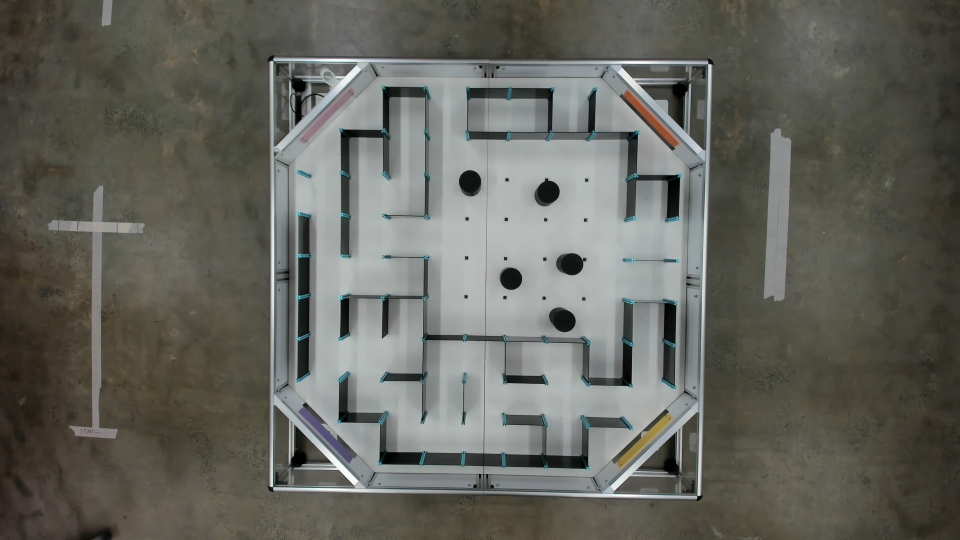
#> input picture data/pic009.jpg, 1920 x 1080 px, found by its file name (shown at 1/2 size)
$ python find_corners.py pic009.jpg '#' or name one
#> lines starting #> are read from the running program, lines starting #| are printed output that depends on the picture; after the words box and inside, x2 and y2 are one past the last pixel; in counts of white or black regions, pixels touching at a corner belong together
### Week12_Code/week_12/obstacle_solver.py
#!/usr/bin/env python3
"""
obstacle_solver.py  -  MTRN3100 Micromouse  Task 4.2  Continuous Planning
==========================================================================
The 5x5 obstacle section is an OPEN space (no internal maze walls) containing
~5-6 cylindrical obstacles of 100 mm diameter placed at RANDOM positions
(Ed #204, #270).  A Cartesian cell-to-cell path therefore cannot be used.

This solver:
  1. Warps the maze photo (same 4-corner + cyan-post pipeline as maze_solver.py)
  2. Crops the 5x5 section
  3. Builds a metric OCCUPANCY MAP of the section from dark pixels
     (cylinders AND any leftover wall stubs are treated identically)
  4. Inflates obstacles into CONFIGURATION SPACE using the robot footprint
  5. Plans a continuous route with fine-resolution 8-connected A*
  6. Simplifies the route to a few metric WAYPOINTS via line-of-sight
  7. Emits an Arduino waypoint table in global maze millimetres
  8. Renders the 5x5 occupancy map with the trajectory (this is the image
     you show the demonstrator for the 1 map mark)

ON ASSESSMENT DAY you only ever change the CONFIGURATION block below.
No CV tuning is permitted during marking (Ed #270).

Outputs:  warped_obs.png | occupancy_map.png | obstacle_overlay.png
          + Arduino waypoint table printed to stdout
"""

import cv2
import numpy as np
import math
import heapq
from matplotlib import pyplot as plt

# ============================================================
# CONFIGURATION  --  THE ONLY BLOCK YOU EDIT ON THE DAY
# ============================================================
IMAGE_FILE     = "pic014.jpg"
# Four corners of the maze frame: TL, TR, BR, BL.
#   Set to None to click them yourself when the script runs.
#   Or run  python3 find_corners.py  and paste the line it prints.
MANUAL_CORNERS = None
# --- How the section and its openings are decided.
#     AUTO_DETECT = True  -> the script works them out from the photo. This is
#                            the normal way to run it: drop in any 4.2 image,
#                            click the corners, done.
#     AUTO_DETECT = False -> the MANUAL_* values below are used instead.
AUTO_DETECT = True

# The section has exactly two openings (spec: "only ever one entrance and
# exit"). Auto-detect finds both but cannot know which way you drive through
# them, so pick: 0 or 1, in the order they are printed. If the robot comes out
# the wrong side, change this to the other value and re-run. Nothing else.
ENTRY_OPENING = 1

# Used only when AUTO_DETECT = False. An opening is (local (row, col), EDGE),
# where EDGE is the side of the 5x5 that the gap sits on.
MANUAL_SECTION_TOP_ROW  = 0
MANUAL_SECTION_LEFT_COL = 2
MANUAL_ENTRY = ((1, 4), 'E')   # pic012: gap in the EAST edge at local row 1
MANUAL_EXIT  = ((3, 0), 'W')   # pic012: gap in the WEST edge at local row 3

SECTION_SIZE = 5

# ---- Filled in at run time by resolve_config(); do not edit. --------------
SECTION_TOP_ROW  = MANUAL_SECTION_TOP_ROW
SECTION_LEFT_COL = MANUAL_SECTION_LEFT_COL
ENTRY_LOCAL, ENTRY_EDGE = MANUAL_ENTRY
EXIT_LOCAL,  EXIT_EDGE  = MANUAL_EXIT
ENTRY_DIR = 'W'   # heading the robot has as it ENTERS
EXIT_DIR  = 'W'   # heading the robot must face to LEAVE

# --- Robot footprint.  MEASURE THESE.  Under-stating them will crash the robot.
ROBOT_WIDTH_MM  = 95.0     # measured: widest point across (wheels at the back)
ROBOT_LENGTH_MM = 76.0     # measured: nose to tail
SAFETY_MARGIN_MM = 12.0    # extra padding on top of the footprint

# --- Course geometry
CELL_MM             = 180.0
CYLINDER_DIAMETER_MM = 100.0

# How big to treat each cylinder.
#   'measured' -- use the detected blob, which comes out a little larger than
#                 the real base because the camera sees some of the cylinder's
#                 side wall. Conservative, and the right default.
#   'nominal'  -- use the true 100 mm base. Switch to this only if 'measured'
#                 reports the robot does not fit AND you have checked
#                 obstacle_overlay.png and can see the circles are drawn
#                 noticeably bigger than the real cylinders.
CYLINDER_RADIUS_MODE = 'measured'

# --- Planner
PLANNER_RES_MM  = 5.0      # occupancy/planning grid resolution
CLEARANCE_BONUS = 0.55     # 0 = shortest path, higher = hugs the middle of gaps
SIMPLIFY_COMFORT_MM = 95.0 # straightened legs aim for at least this clearance

# --- Vision
DARK_THRESH     = 100      # pixels darker than this are obstacle candidates
PERIM_WALL_MM   = 12.0     # thickness of the section's own boundary walls
POST_ALLOW_MM   = 12.0     # post intrusion at each side of an opening

# ============================================================
# DERIVED FOOTPRINT RADII
# ============================================================
# Travelling in a straight line the robot sweeps its half-WIDTH.
# Rotating on the spot it sweeps its half-DIAGONAL.  Waypoints are where the
# robot turns, so they need the larger clearance; legs only need the smaller.
ROBOT_HALF_WIDTH_MM = 0.5 * ROBOT_WIDTH_MM
ROBOT_HALF_DIAG_MM  = 0.5 * math.hypot(ROBOT_WIDTH_MM, ROBOT_LENGTH_MM)

R_TRAVEL_MM = ROBOT_HALF_WIDTH_MM + SAFETY_MARGIN_MM   # hard limit along a leg
R_TURN_MM   = ROBOT_HALF_DIAG_MM  + SAFETY_MARGIN_MM   # required at a waypoint

MAZE_SIZE   = 9
OCTAGON_CUT = 2
OUTPUT_SIZE = 900
SECTION_MM  = SECTION_SIZE * CELL_MM

DIR_VEC  = {'N': (0.0, -1.0), 'E': (1.0, 0.0), 'S': (0.0, 1.0), 'W': (-1.0, 0.0)}
DIR_RAD  = {'N': 0.0, 'E': math.pi / 2.0, 'S': math.pi, 'W': -math.pi / 2.0}
DIR_NAME = {'N': 'NORTH', 'E': 'EAST', 'S': 'SOUTH', 'W': 'WEST'}


class SolverError(Exception):
    """Raised when the map or the plan cannot be trusted.  Never return a
    dangerous path silently -- there is no practice time on the day."""


# ============================================================
# 1.  PERSPECTIVE WARP   (unchanged from maze_solver.py)
# ============================================================
def _order_pts(pts):
    pts  = np.array(pts, dtype="float32")
    s    = pts.sum(axis=1)
    diff = np.diff(pts, axis=1).flatten()
    return np.array([pts[np.argmin(s)], pts[np.argmin(diff)],
                     pts[np.argmax(s)], pts[np.argmax(diff)]], dtype="float32")


def warp_image(image_bgr, corners=None):
    if corners is None:
        rgb = cv2.cvtColor(image_bgr, cv2.COLOR_BGR2RGB)
        fig, ax = plt.subplots(figsize=(11, 11))
        ax.imshow(rgb)
        ax.set_title("Click the 4 corners of the OUTER METAL FRAME (any order),\n"
                     "then close this window", fontsize=12)
        pts = plt.ginput(4, timeout=0)
        plt.close(fig)
        if len(pts) != 4:
            raise SolverError(f"Expected 4 corner clicks, got {len(pts)}")
        corners = [(float(x), float(y)) for x, y in pts]
        print("*** Paste into MANUAL_CORNERS to skip clicking next time: ***")
        print(f"MANUAL_CORNERS = {corners}")
    src = _order_pts(corners)
    dst = np.array([[0, 0], [OUTPUT_SIZE - 1, 0],
                    [OUTPUT_SIZE - 1, OUTPUT_SIZE - 1], [0, OUTPUT_SIZE - 1]],
                   dtype="float32")
    return cv2.warpPerspective(image_bgr, cv2.getPerspectiveTransform(src, dst),
                               (OUTPUT_SIZE, OUTPUT_SIZE))


# ============================================================
# 2.  CYAN-POST LATTICE   (unchanged from maze_solver.py)
# ============================================================
def _cyan_post_centres(image_bgr):
    hsv  = cv2.cvtColor(image_bgr, cv2.COLOR_BGR2HSV)
    mask = cv2.inRange(hsv, np.array([75, 50, 35]), np.array([110, 255, 255]))
    count, _, stats, centroids = cv2.connectedComponentsWithStats(mask)
    pts = []
    for i in range(1, count):
        if (40 <= stats[i, cv2.CC_STAT_AREA] <= 600
                and stats[i, cv2.CC_STAT_WIDTH] <= 40
                and stats[i, cv2.CC_STAT_HEIGHT] <= 40):
            pts.append(centroids[i])
    return np.asarray(pts, dtype=float)


def _fit_regular_axis(values, size, count=MAZE_SIZE + 1):
    values = np.asarray(values, dtype=float)
    best = None
    for spacing in np.linspace(size * 0.075, size * 0.115, 145):
        max_origin = size - 25 - (count - 1) * spacing
        if max_origin <= 20:
            continue
        for origin in np.linspace(20, max_origin, 180):
            grid   = origin + spacing * np.arange(count)
            errors = np.min(np.abs(values[:, None] - grid[None, :]), axis=1)
            score  = np.exp(-0.5 * (errors / 5.0) ** 2).sum()
            if best is None or score > best[0]:
                best = (score, grid, errors)
    if best is None or np.count_nonzero(best[2] < 9.0) < 20:
        raise SolverError("Could not fit the 9x9 lattice from the cyan posts")
    return best[1]


# [430 lines left out: functions make_grid, is_blocked, crop_section, detect_cylinders_px, cylinder_cells, cylinders_to_local_mm and 12 more, not called in this run]


OPEN_RATIO = 0.25          # below this a boundary counts as an open passage


# [113 lines left out: functions detect_section, detect_openings, resolve_config, not called in this run]


# ============================================================
# 8.  COORDINATE HELPERS
# ============================================================
def local_cell_centre_mm(local_rc):
    r, c = local_rc
    return ((c + 0.5) * CELL_MM, (r + 0.5) * CELL_MM)


def local_mm_to_global_mm(x_mm, y_mm):
    return (SECTION_LEFT_COL * CELL_MM + x_mm,
            SECTION_TOP_ROW * CELL_MM + y_mm)


def mm_to_ij(x_mm, y_mm):
    return (int(round(y_mm / PLANNER_RES_MM - 0.5)),
            int(round(x_mm / PLANNER_RES_MM - 0.5)))


def ij_to_mm(ij):
    i, j = ij
    return ((j + 0.5) * PLANNER_RES_MM, (i + 0.5) * PLANNER_RES_MM)


# [362 lines left out: functions nudge_to_free, draw_occupancy_map, draw_overlay, write_task42_header, main, not called in this run]


# [8 lines that do not run on import are left out]

### Week12_Code/week_12/find_corners.py
#!/usr/bin/env python3
"""
find_corners.py  -  work out MANUAL_CORNERS for a maze photo automatically
===========================================================================
Both maze_solver.py and obstacle_solver.py need the four corners of the maze
frame. Clicking them works but is fiddly and easy to get slightly wrong, and a
few pixels of error shows up later as a skewed grid.

The cyan wall clips are a far better reference than the metal frame: there are
~70 of them, they sit on a perfectly regular lattice, and they are the same
feature the solver uses afterwards. This script finds them, fits the four sides
of the maze octagon, intersects those to get the frame corners, and prints a
MANUAL_CORNERS line to paste.

Usage:
    python3 find_corners.py                 # uses IMAGE_FILE from obstacle_solver
    python3 find_corners.py pic009.jpg      # or name one

Always eyeball corner_check.png afterwards. If the drawn quad does not sit on
the maze frame, fall back to clicking (set MANUAL_CORNERS = None).
"""

import sys
import math
import cv2
import numpy as np

# The lattice of posts sits inside the frame. In a correctly warped 900 px
# image the posts span 63.6..830.9, so the frame is the lattice grown by
# 63.6 / (830.9 - 63.6) = 8.29% on each side.
FRAME_MARGIN = 0.0829


def cyan_blobs(image_bgr):
    hsv = cv2.cvtColor(image_bgr, cv2.COLOR_BGR2HSV)
    mask = cv2.inRange(hsv, np.array([75, 50, 35]), np.array([110, 255, 255]))
    count, _, stats, centroids = cv2.connectedComponentsWithStats(mask)
    area = image_bgr.shape[0] * image_bgr.shape[1]
    return np.array([centroids[i] for i in range(1, count)
                     if area * 1.5e-5 <= stats[i, cv2.CC_STAT_AREA] <= area * 5e-4])


def keep_lattice(points):
    """Discard cyan-ish noise (clothing, floor tape) by keeping only blobs that
    have several neighbours at the common post spacing, then taking the largest
    connected cluster."""
    if len(points) < 8:
        return points
    dist = np.linalg.norm(points[:, None, :] - points[None, :, :], axis=2)
    np.fill_diagonal(dist, 1e9)
    spacing = np.median(np.sort(dist, axis=1)[:, 0])
    points = points[(dist < 1.7 * spacing).sum(axis=1) >= 3]
    if len(points) == 0:
        return points

    dist = np.linalg.norm(points[:, None, :] - points[None, :, :], axis=2)
    np.fill_diagonal(dist, 1e9)
    adjacent = dist < 1.7 * spacing
    seen, best = set(), []
    for i in range(len(points)):
        if i in seen:
            continue
        stack, comp = [i], []
        while stack:
            k = stack.pop()
            if k in seen:
                continue
            seen.add(k)
            comp.append(k)
            stack += list(np.where(adjacent[k])[0])
        if len(comp) > len(best):
            best = comp
    return points[best]


def _intersect(l1, l2):
    (x1, y1, x2, y2), (x3, y3, x4, y4) = l1, l2
    d = (x1 - x2) * (y3 - y4) - (y1 - y2) * (x3 - x4)
    if abs(d) < 1e-9:
        return None
    a = x1 * y2 - y1 * x2
    b = x3 * y4 - y3 * x4
    return ((a * (x3 - x4) - (x1 - x2) * b) / d,
            (a * (y3 - y4) - (y1 - y2) * b) / d)


def corners_from_posts(points):
    """Fit the four straight sides of the maze and intersect them.

    A bounding box is not good enough: under perspective the sides are not
    parallel, so box corners drift badly on an angled photo. Instead, reduce
    the post cloud's convex hull to the maze octagon, take its four long edges
    (the short ones are the cut corners), and intersect them.

    The four long edges are matched to top/right/bottom/left by their
    orientation, not by their order around the hull -- ordering breaks whenever
    a cut corner is short enough to be missed."""
    hull = cv2.convexHull(points.astype(np.float32)).reshape(-1, 1, 2)
    peri = cv2.arcLength(hull, True)

    octagon = None
    for eps in np.linspace(0.005, 0.05, 60):
        approx = cv2.approxPolyDP(hull, eps * peri, True).reshape(-1, 2)
        if len(approx) == 8:
            octagon = approx
            break
        if octagon is None and 4 <= len(approx) < 8:
            octagon = approx
    if octagon is None or len(octagon) < 4:
        raise SystemExit("Could not reduce the wall clips to a maze outline; "
                         "click the corners instead.")

    n = len(octagon)
    edges = []
    for i in range(n):
        a, b = octagon[i], octagon[(i + 1) % n]
        edges.append((float(np.linalg.norm(b - a)), a, b))
    edges.sort(key=lambda e: -e[0])
    long_edges = edges[:4]

    # Split into the two near-horizontal and two near-vertical sides, then use
    # position to say which is which.
    horizontal, vertical = [], []
    for length, a, b in long_edges:
        angle = math.degrees(math.atan2(b[1] - a[1], b[0] - a[0])) % 180.0
        (horizontal if (angle < 45 or angle > 135) else vertical).append((a, b))
    if len(horizontal) != 2 or len(vertical) != 2:
        raise SystemExit("The maze outline does not look like a square; "
                         "click the corners instead.")

    horizontal.sort(key=lambda e: (e[0][1] + e[1][1]))   # smaller y = top
    vertical.sort(key=lambda e: (e[0][0] + e[1][0]))     # smaller x = left
    as_line = lambda e: (e[0][0], e[0][1], e[1][0], e[1][1])
    top, bottom = as_line(horizontal[0]), as_line(horizontal[1])
    left, right = as_line(vertical[0]), as_line(vertical[1])

    tl = _intersect(top, left)
    tr = _intersect(top, right)
    br = _intersect(bottom, right)
    bl = _intersect(bottom, left)
    if None in (tl, tr, br, bl):
        raise SystemExit("Maze sides came out parallel; click the corners instead.")

    quad = np.array([tl, tr, br, bl], dtype=float)
    c = quad.mean(axis=0)
    quad = c + (quad - c) * (1.0 + 2 * FRAME_MARGIN)   # grow lattice -> frame
    return [(int(round(x)), int(round(y))) for x, y in quad]


def self_check(raw, corners):
    """Warp with the derived corners and measure how square the fitted lattice
    comes out. This is the same test obstacle_solver.py applies, done here so a
    bad guess is caught before it is pasted anywhere."""
    import obstacle_solver as solver
    warped = solver.warp_image(raw, corners=corners)
    cv2.imwrite("corner_check_warped.png", warped)
    pts = solver._cyan_post_centres(warped)
    if len(pts) < 20:
        return None, "too few wall clips survived the warp"
    h = solver._fit_regular_axis(pts[:, 1], warped.shape[0])
    v = solver._fit_regular_axis(pts[:, 0], warped.shape[1])
    sx = float(np.mean(np.diff(v)))
    sy = float(np.mean(np.diff(h)))
    return abs(sx - sy) / max(sx, sy), f"{sx:.1f} px across vs {sy:.1f} px down"


def main():
    if len(sys.argv) > 1:
        image_file = sys.argv[1]
    else:
        import obstacle_solver
        image_file = obstacle_solver.IMAGE_FILE

    raw = cv2.imread(image_file)
#> raw is the input picture: shape (1080, 1920, 3); mean B, G, R 93.4, 100.5, 100.2
    if raw is None:
        raise SystemExit(f"Cannot read '{image_file}'")

    pts = cyan_blobs(raw)
#> in cyan_blobs, `mask = cv2.inRange(hsv, np.array([75, 50, 35]), np.array([110, 255, 25..`:
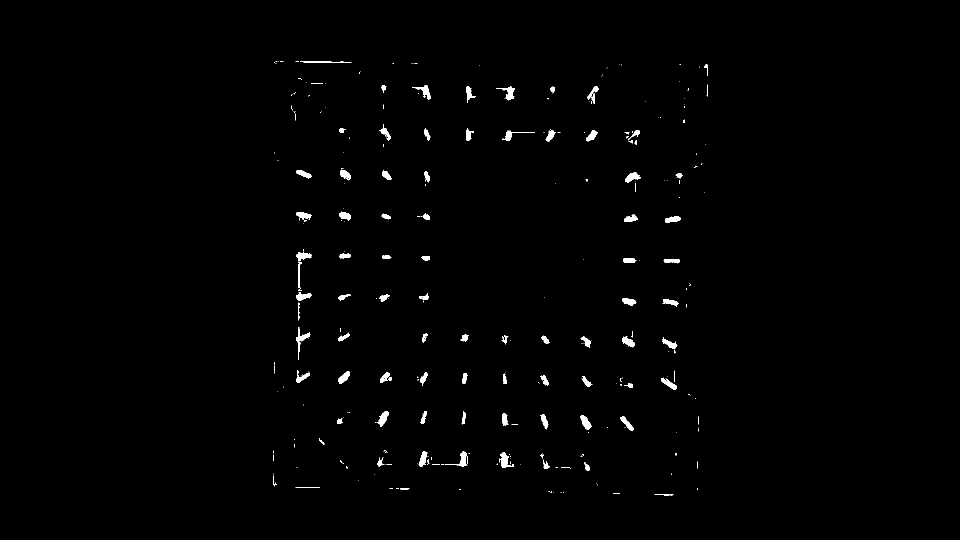
#> mask: shape (1080, 1920) (shown at 1/2 size); 0.82% white; 305 white regions (208 under 20 px), largest, box (x1, y1, x2, y2) and area: (592, 655, 621, 720) 416, (1000, 905, 1028, 936) 389, (753, 822, 778, 854) 365
#> in cyan_blobs, `count, _, stats, centroids = cv2.connectedComponentsWithStats(mask)`: count = 306; stats = 306 rows, first 6: [0, 0, 1920, 1080, 2056689], [551, 123, 3, 1, 3], [555, 123, 2, 1, 2], [560, 123, 7, 1, 7], [591, 123, 7, 1, 7], [600, 122, 103, 4, 174]; centroids = 306 pairs, first value 547 to 1414, second value 123 to 989.3
#> pts = 85 pairs, first value 548.3 to 1413, second value 123.6 to 989.3
    print(f"  {len(pts)} cyan blobs detected")
#|   85 cyan blobs detected
    pts = keep_lattice(pts)
#> in keep_lattice, `dist = np.linalg.norm(points[:, None, :] - points[None, :, :], axis=2)`:
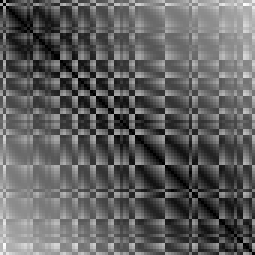
#> dist: shape (85, 85) float64 (shown 3 times larger); min 0, max 1196.6, mean 453.6; drawn with min black and max white
#> in keep_lattice, `np.fill_diagonal(dist, 1e9)`:
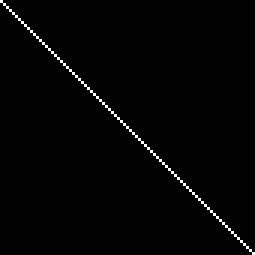
#> dist: shape (85, 85) float64 (shown 3 times larger); 1.18% of pixels changed, all inside (x1, y1, x2, y2) = (0, 0, 85, 85); drawn with min black and max white
#> in keep_lattice, `spacing = np.median(np.sort(dist, axis=1)[:, 0])`: spacing = 80.26
#> in keep_lattice, `points = points[(dist < 1.7 * spacing).sum(axis=1) >= 3]`: points = 80 pairs, first value 597.3 to 1358.2, second value 166.5 to 977.5
#> in keep_lattice, `dist = np.linalg.norm(points[:, None, :] - points[None, :, :], axis=2)`:
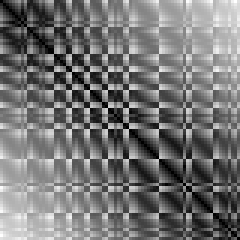
#> dist: shape (80, 80) float64 (shown 3 times larger); min 0, max 938.8, mean 432.5; drawn with min black and max white
#> in keep_lattice, `np.fill_diagonal(dist, 1e9)`:
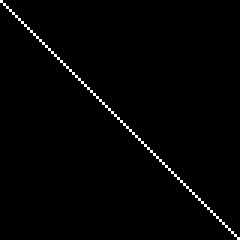
#> dist: shape (80, 80) float64 (shown 3 times larger); 1.25% of pixels changed, all inside (x1, y1, x2, y2) = (0, 0, 80, 80); drawn with min black and max white
#> the loop in keep_lattice, `for i in range(len(points)):` made 80 passes
#> (the rest of the program and of its run is left out)
